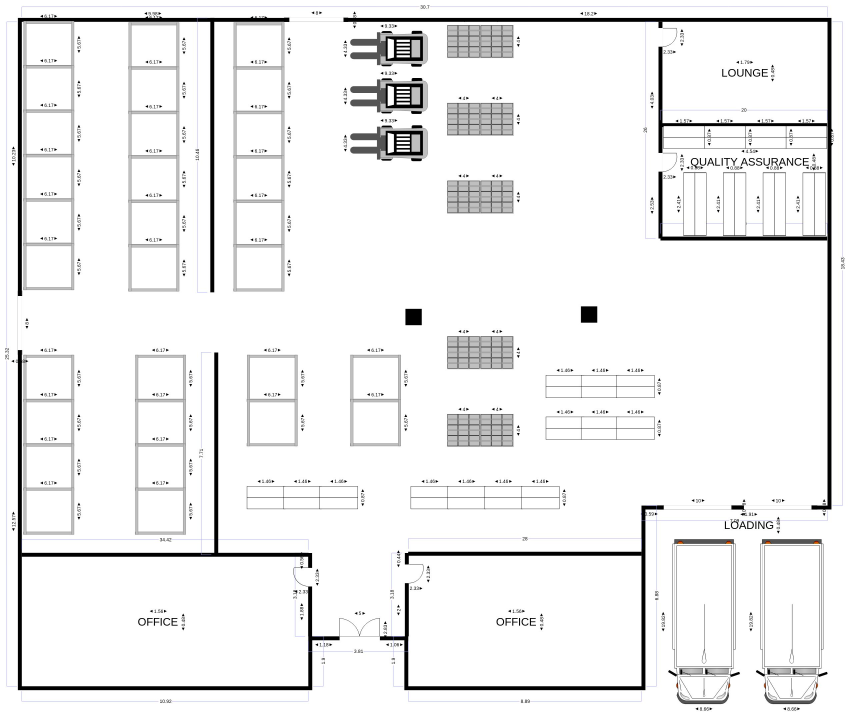
#> input picture warehouse.png, 2548 x 2146 px (shown at 1/3 size)
$ python simu_warehouse.py
#> lines starting #> are read from the running program, lines starting #| are printed output that depends on the picture
#!/usr/bin/env python3
# -*- coding: utf-8 -*-
"""
Created on Wed May  6 15:02:15 2020

@author: axel
"""

import json

import numpy as np
import matplotlib.pyplot as plt
import matplotlib
from mpl_toolkits.mplot3d import Axes3D
from scipy.optimize import minimize
from scipy.special import comb
from random import sample, seed
from itertools import combinations

matplotlib.rcParams['figure.dpi'] = 150
size_factor = 1.2
matplotlib.rcParams['figure.figsize'] = [size_factor * 8.0, size_factor * 6.0]
matplotlib.rcParams['lines.markersize'] = 6.0


# For reproducibility
np.random.seed(0)
seed(0)

# Simulation parameters
default_z   = 2         # default anchor altitude
min_z       = 1.
max_z       = 5.
ranging_dst = 20
noise_std   = 0.05      # standard deviation gaussian noise rangings
noise_mean  = 0.00     # mean gaussian noise rangings

# If True, altitude will be chosen randomly, uniformly between min_z and max_z
random_z  = True

use_mean_z = False


tag_pos = np.array([2, 3, 2])

def ranging(tag_pos, anchors, ranging_dst):
    """Scans the anchors and returns the IDs of those in the
    specified range.

    Keyword arguments:
    tag_pos -- tag position (numpy array of length 3)
    anchors -- list of anchors (list of dicts) {ID: {'x', 'y', 'z'}}
    ranging_dst -- ranging distance
    """
    ID = []
    for i in anchors:
        a = anchors[i]
        sqdst = (a['x'] - tag_pos[0])**2 + (a['y'] - tag_pos[1])**2 + (a['z'] - tag_pos[2])**2
        if sqdst <= ranging_dst**2:
            ID.append(i)
    return np.array(ID)


def cost_function(point, anchors, weight_method, constrained_alt):
    x = point[0]
    y = point[1]
    z = point[2]
    if constrained_alt > 0:
        #print("Constrained altitude:",constrained_alt)
        z = constrained_alt

    s = 0

    for i in anchors:
        x_i = anchors[i]['x']
        y_i = anchors[i]['y']
        z_i = anchors[i]['z']

        # Explore influence if squared or not squared
        # d_i = np.sqrt(np.sum((np.array([x,y,z])-np.array([x_i, y_i, z_i]))**2))
        # s += ((anchors[i]['dst'] - d_i))**2
        d_i = np.sqrt(np.sum((np.array([x,y,z])-np.array([x_i, y_i, z_i]))**2))

        if weight_method == 1:
            s += ((anchors[i]['dst']) - d_i)**2 / ((anchors[i]['dst'])**2)
        else:
            s += ((anchors[i]['dst']) - d_i)**2
            #s += ((anchors[i]['dst'])**2 - d_i**2)**2

    return s

# [15 lines left out: function gradient_cost_function, not called in this run]


def anchor_selection_nearest(anchors, N):
    """Returns the N nearest anchors."""
    m = len(anchors)
    if N > m:
        raise Exception("Impossible to select",N,"among",m,"anchors.")

    min_dsts = 10e8 * np.ones(N)
    min_indx = np.zeros(N, dtype=int)

    for i in anchors:
        dst = anchors[i]['dst']
        ind_max = np.argmax(min_dsts)
        if min_dsts[ind_max] > dst:
            min_dsts[ind_max] = dst
            min_indx[ind_max] = i

    selected_anchors = {}

    for i in range(N):
        selected_anchors[min_indx[i]] = anchors[min_indx[i]]

    return selected_anchors


def anchor_selection_variance_z(anchors, N):
    """Returns N anchors that maximize the variance along the z direction."""
    # First, the anchors have to be sorted
    m = len(anchors)
    if N > m:
        raise Exception("Impossible to select",N,"among",m,"anchors.")
    z_values = []
    z_indices = []
    for ID in anchors:
        z_values.append(anchors[ID]['z'])
        z_indices.append(ID)

    ind = np.argsort(z_values)

    max_var = 0
    max_var_k = 0
    # [4 lines of commented-out code are left out]

    for k in range(1,N):
        k_min = [z_values[ind[i]] for i in range(k)]
        Nk_max = [z_values[ind[i]] for i in range(m-(N-k),m)]
        v = np.var(np.concatenate((k_min, Nk_max)))
        if v > max_var:
            max_var = v
            max_var_k = k

    #print("N=",N,"max_var_k:",max_var_k)

    selected_anchors = {}
    for i in range(max_var_k):
        selected_anchors[z_indices[ind[i]]] = anchors[z_indices[ind[i]]]

    for i in range(m-(N-max_var_k), m):
        selected_anchors[z_indices[ind[i]]] = anchors[z_indices[ind[i]]]

    #print(selected_anchors)
    return selected_anchors


def anchor_selection_random(anchors, N):
    """Returns a random subset of N anchors among those presented."""
    if N > len(anchors):
        raise Exception("N="+str(N)+" is greater than the number of anchors ("
                        + str(len(anchors))+")")
    IDs = []
    for i in anchors:
        IDs.append(i)
    ID_selection = sample(IDs, N)
    selected_anchors =  {}
    for i in ID_selection:
        selected_anchors[i] = anchors[i]

    return selected_anchors


# [18 lines left out: function volume_tetrahedron, not called in this run]


def anchor_selection_det_covariance(anchors, N, N_tries=100, cov_3D=True):
    """Returns N anchors that maximize the determinant of the covariance
    matrix. If N_tries = 0, the function goes through all N_anchors choose N
    combinations."""
    #N_tries = 300 # Number of random N-anchor subsets to be tested
    covariance = 0
    selected_anchors = None
    ID_selected = None
    vertices = np.zeros((N,3)) if cov_3D else np.zeros((N,2))

    if N_tries == 0:
        # Return list of tuples containing the IDs of the anchors of the
        # combination.
        combi = combinations(anchors, N)
        for c in combi:
            for i in range(len(c)):
                vertices[i][0] = anchors[c[i]]['x']
                vertices[i][1] = anchors[c[i]]['y']
                if cov_3D:
                    vertices[i][2] = anchors[c[i]]['z']


            # [17 lines of commented-out code are left out]

            cov = np.linalg.det(np.cov(vertices.T))

            # cov = np.prod([np.var(vertices.T[i]) for i in range(len(vertices.T))])


            if cov > covariance:
                covariance = cov
                ID_selected = c

        selected_anchors = {}
        for ID in ID_selected:
            selected_anchors[ID] = anchors[ID]
    else:
        for i in range(N_tries):
            sel = anchor_selection_random(anchors, N)
            count = 0
            for a in sel:
                vertices[count][0] = sel[a]['x']
                vertices[count][1] = sel[a]['y']
                vertices[count][2] = sel[a]['z']
                count += 1
            #print(np.cov(vertices.T))
            cov = np.linalg.det(np.cov(vertices.T))
            cov *= np.var(vertices.T[2])**4
            #print(cov)
            if cov > covariance:
                covariance = cov
                selected_anchors = sel

    return selected_anchors


# [96 lines left out: functions anchor_selection_tetrahedron, initialize_anchors, plot_setting, not called in this run]


def anchors_from_IDs(anchors, ID, tag_pos):
    distances = {}
    errors = {}
    selected_anchors = {}
    # print(anchors)
    # raise Exception("SOP")
    for i in ID:
        a = anchors[i]
        x = a['x']
        y = a['y']
        z = a['z']
        anchor = np.array([x,y,z])
        err = np.random.normal(noise_mean, noise_std)
        distances[i] = np.linalg.norm(anchor - tag_pos) + err
        errors[i] = err
        # a['dst'] = distances[i]
        a['dst'] = np.round(100*distances[i])/100
        selected_anchors[i] = a
    return selected_anchors, distances, errors


# [10 lines left out: function normal_density, not called in this run]


anchors = {}
# initialize_anchors(anchors, N_x, N_y, d, min_z, max_z, random_z)

def xy_to_ij(x,y):
    """Returns the coordinates on the warehouse picture."""
    # 10.92 m = 860 px
    # 25.32 = 1994 px
    conv_factor = 1994. / 25.32
    return (65 + conv_factor * x, 2058 - conv_factor*y)

def ij_to_xy(i,j):
    conv_factor = 25.32 / 1994
    return ((i-65)*conv_factor, (2058 - j)*conv_factor)


# 18 anchors cover a surface of more than 500 square meters
anchors_locations = [
    [0 ,5.12, 3],     # 0
    [0, 10, 3],         # 1
    [0, 25.31, 3],         # 2
    [7.35, 10, 3],       # 3
    [7.2, 25.31, 3],      # 4
    [7.35, 5.12, 3],      # 5
    [10.08, 25.31, 3],  # 6
    [21, 25.31, 3],     # 7
    [24.2, 21, 3],      # 8
    [10.5, 5.12, 3],      # 9
    [19, 5.12, 3],      # 10
    [24, 6.9, 3],       # 11
    [27.5, 17, 3],      # 12
    [30.7, 11.9, 3],     # 13
    [14.9, 14.4, 3],     # 14
    [21.6, 13.9, 3],     # 15
    [0, 21, 3],     # 16
    [7.2, 21, 3],     # 17
    [0, 15.5, 3],     # 18
    [7.2, 15.5, 3]     # 19
    ]

# if __name__ == "__main__":
print("Start Warehouse simulation.")
warehouse = plt.imread("warehouse.png")
#> warehouse is the input picture: shape (2146, 2548, 3) float32; mean R, G, B 0.941, 0.941, 0.942
f1 = plt.imshow(warehouse)
plt.title("Warehouse - anchor positions (2D)")
f1.axes.get_xaxis().set_visible(False)
f1.axes.get_yaxis().set_visible(False)
for i in range(len(anchors_locations)):
    pos = xy_to_ij(anchors_locations[i][0], anchors_locations[i][1])
    f2 = plt.scatter(pos[0], pos[1], color="red", marker="D", s=60)
    f2.axes.get_xaxis().set_visible(True)
    f2.axes.get_yaxis().set_visible(True)
    f2 = plt.scatter(pos[0], pos[1], color="red", marker="D", s=60)
    plt.annotate("A %d" % i, (pos[0], pos[1]), textcoords="offset points",
                 xytext=(0,7), ha='center', color="red")
    labels = np.arange(-2, 33, 2)
    locs = labels * 1994 / 25.32 + 65
    plt.xticks(locs, labels)
    labels = np.arange(-2, 29, 2)
    locs = 2058 - labels * 1994 / 25.32
    plt.yticks(locs, labels)

plt.show()
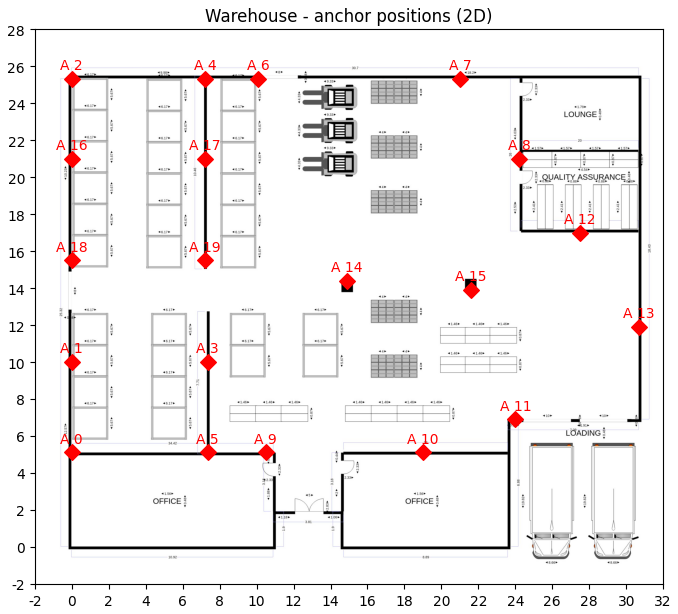
#> figure drawn by matplotlib, 1 panel


# Possible tag positions to be localized

x_tag = np.arange(0.2, 7.1, 0.4)
y_tag = np.arange(5.2, 25.2, 0.4)

x_tag = np.arange(0.2, 30.1, 0.5)
y_tag = np.arange(5.2, 25.2, 0.5)
z_tag = np.arange(0.2, 2.1, 0.4)

x_tag = np.arange(0.2, 30.1, 2)
y_tag = np.arange(5.2, 25.2, 2)
z_tag = np.arange(0.2, 2.1, 0.4)

#X,Y = np.meshgrid(x_tag, y_tag)
#pos = xy_to_ij(X, Y)

#plt.scatter(pos[0], pos[1], marker="+", color="blue", alpha=0.5, s=10)


anchors = {}

# Initialize anchors
for i in range(len(anchors_locations)):
    anchors_locations[i][2] = min_z + np.random.rand() * (max_z - min_z)
    anchors[i] = {'x': anchors_locations[i][0],
                  'y': anchors_locations[i][1],
                  'z': anchors_locations[i][2]}
import pprint
pp = pprint.PrettyPrinter(indent=4)

bnds = ((None, None), (None, None), (None, None))
bnds = ((None, None), (None, None), (None, None))
tolerance = 1e-7

SSE = {"det_covariance_2D":    0,
       "det_covariance_3D":    0,
       "variance_z":        0,
       "random":            0,
       "nearest":           0
       }

SSE_XY = {"det_covariance_2D": 0,
          "det_covariance_3D": 0,
          "variance_z":     0,
          "random":         0,
          "nearest":        0
          }

errors_rec = {"det_covariance_2D": [],
              "det_covariance_3D": [],
              "variance_z":        [],
              "random":            [],
              "nearest":           []
              }

errors_rec_XY = {"det_covariance_2D": [],
                 "det_covariance_3D": [],
                 "variance_z":        [],
                 "random":            [],
                 "nearest":           []
                 }


errors_rec_cor_z = {"det_covariance_2D": [],
              "det_covariance_3D": [],
              "variance_z":        [],
              "random":            [],
              "nearest":           []
              }

SSE_cor_z = {"det_covariance_2D":    0,
       "det_covariance_3D":    0,
       "variance_z":        0,
       "random":            0,
       "nearest":           0
       }

mean_distance = {"det_covariance_2D": [],
                 "det_covariance_3D": [],
                 "variance_z":        [],
                 "random":            [],
                 "nearest":           []
                 }


count_iterations = 0

sum_d = 0

z_guess = {"det_covariance_2D": [],
                 "det_covariance_3D": [],
                 "variance_z":        [],
                 "random":            [],
                 "nearest":           []
                 }
z_guess_cor = {"det_covariance_2D": [],
                 "det_covariance_3D": [],
                 "variance_z":        [],
                 "random":            [],
                 "nearest":           []
                 }


outfile = open("guesses.json", "w")
recordings = {}

for i in range(len(x_tag)):
    if i%10 == 0:
        print("x =",x_tag[i])
    for j in range(len(y_tag)):
        for k in range(len(z_tag)):
            N = 2
            for n in range(N):


                # arithmetic / weighted mean z coordinate
                def arithmetic_mean(anc, res_xyz):
                    # res_xyz = res.x from minimization function
                    z_sum = 0
                    z_rk_sum = 0
                    rk_sum = 0
                    z_count = 0
                    x, y = res_xyz[0], res_xyz[1]
                    for a in anc:
                        x_i = anc[a]['x']
                        y_i = anc[a]['y']
                        z_i = anc[a]['z']
                        dst = anc[a]['dst']

                        # complex square root, retain modulus
                        delta_z_k = np.real( np.sqrt( dst**2 - (x - x_i)**2 - (y - y_i)**2 + 0j) )

                        # anchor is considered to be always above tag
                        z_sum += z_i - delta_z_k
                        z_rk_sum += (z_i - delta_z_k)/dst
                        z_count += 1
                        rk_sum += 1. / dst

                    z = z_sum / z_count
                    z = z_rk_sum / rk_sum
                    return np.array([x, y, z])

                x = x_tag[i]
                y = y_tag[j]
                z = 1.6
                z = z_tag[k]
                tag_pos = np.array([x, y, z])


                bnds = ((None, None), (None, None), (z, z))


                #print("(x , y) = (%f , %f)" % (x, y))
                ID = ranging(tag_pos, anchors, ranging_dst)

                nb_tot_anchors = min(len(ID), 6)
                nb_anchors = min(len(ID), 4)

                distances = np.array([np.linalg.norm(tag_pos - np.array(anchors_locations[i])) for i in ID])
                #ID = np.random.choice(ID, min(len(ID), 8), replace=False)
                ID = np.random.choice(ID, nb_tot_anchors, replace=False, p=(1./distances) /sum(1./distances))

                sum_d += sum([np.linalg.norm(tag_pos - np.array(anchors_locations[i])) for i in ID])/len(ID)

                selected_anchors, distances, errors = anchors_from_IDs(anchors, ID, tag_pos)

                # pp.pprint(selected_anchors)

                # Initial guess = barycenter
                initial_guess = tag_pos + 0.5 * np.random.rand(3)
                initial_guess = np.sum([anchors_locations[i] for i in ID], axis=0)/len(ID)
                initial_guess[2] = 0

                anc = anchor_selection_variance_z(selected_anchors, nb_anchors)
                res = minimize(cost_function,
                               initial_guess,
                               args=(anc, 0, 0),
                               method='L-BFGS-B',
                               bounds=bnds,
                               tol=tolerance,
                               #jac=gradient_cost_function,
                               options={'disp': False})

                z_guess['variance_z'].append(res.x[2])

                SSE['variance_z'] += np.sum((res.x - tag_pos)**2)
                SSE_XY['variance_z'] += np.sum((res.x[0:2] - tag_pos[0:2])**2)
                errors_rec['variance_z'].append(np.sum((res.x - tag_pos)**2))
                errors_rec_XY['variance_z'].append(np.sum((res.x[0:2] - tag_pos[0:2])**2))

                # Correction of z coordinate
                res_cor = arithmetic_mean(anc, res.x)
                z_guess_cor['variance_z'].append(res_cor[2])

                SSE_cor_z['variance_z'] += np.sum((res_cor - tag_pos)**2)
                errors_rec_cor_z['variance_z'].append(np.sum((res_cor - tag_pos)**2))

                mean_distance['variance_z'].append(np.mean([anc[a]['dst'] for a in anc]))


                anc = anchor_selection_random(selected_anchors, nb_anchors)
#> (the run stopped early here; a loop or call above may not have finished)
